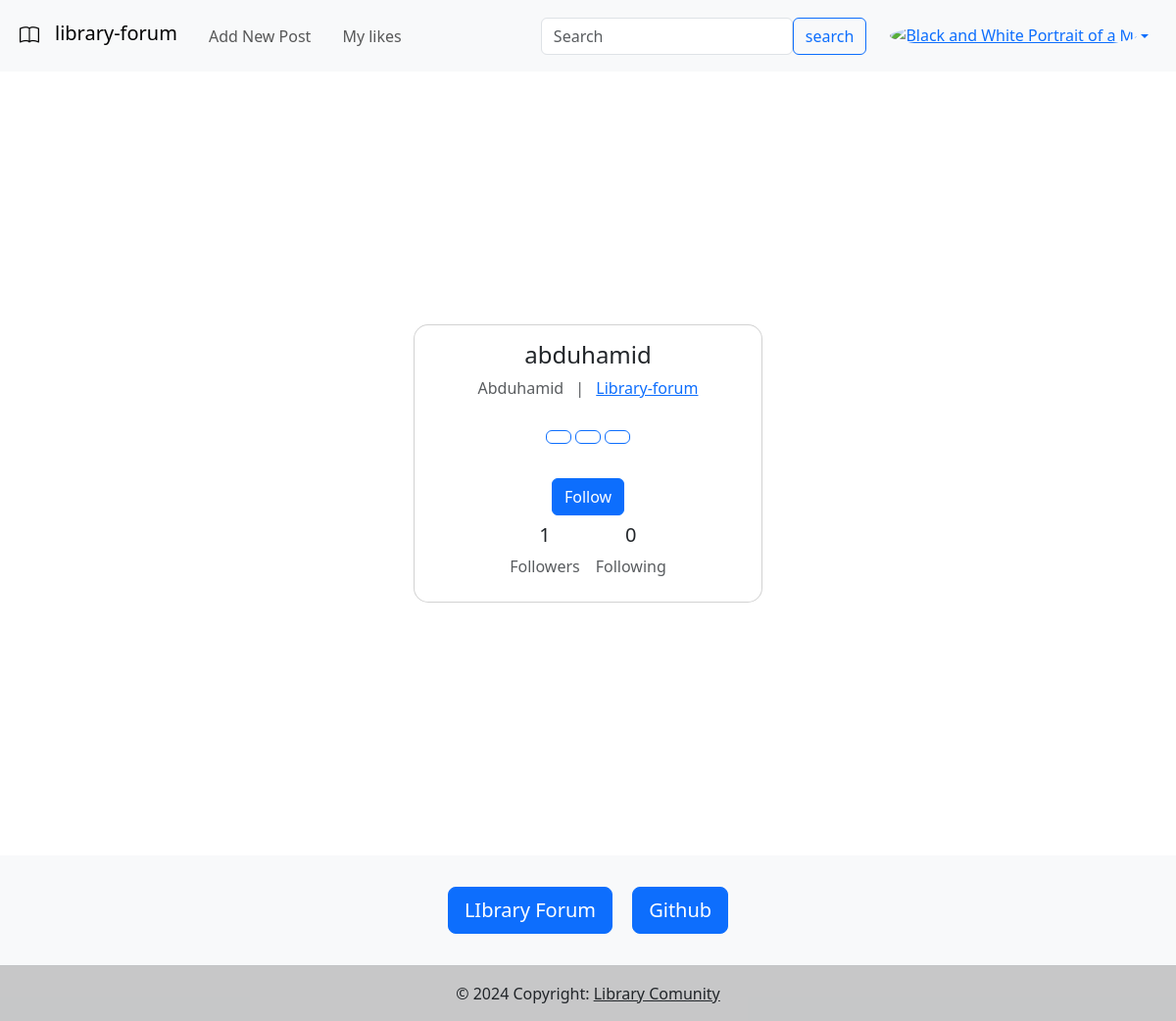
The app's page /user/public_profile/3 (signed in) with its own data.
### user/models.py (models this page shows, shortened)
class User(AbstractUser):
    email = models.EmailField(_("email address"), unique=True)
    USERNAME_FIELD = "username"
    REQUIRED_FIELDS = []
    objects = CustomUserManager()
    class Meta:
        db_table = 'user'
        verbose_name = "User"
        verbose_name_plural = "Users"

### user/views.py (the view)
# urls.py: path('public_profile/<int:pk>', public_profile, name='public_profile'),
def public_profile(request, pk):
    profile = user.objects.get(id=pk)
    is_following = Followers.objects.filter(user=request.user, kuzataman=profile).exists()
    context = {
        'profile': profile,
        'is_following': is_following
    }
    return render(request, 'public_profile.html', context)

### templates/public_profile.html (shortened to what this page needs)
{% extends "base.html" %}
{% block content %}
<section class="vh-100">
    <div class="container py-5 h-100">
        <div class="row d-flex justify-content-center align-items-center h-100">
            <div class="col-md-12 col-xl-4">
                <div class="card" style="border-radius: 15px;">
                    <div class="card-body text-center">
                        <h4 class="mb-2">{{ profile.username }}</h4>
                        <p class="text-muted mb-4">{{ profile.first_name }} <span class="mx-2">|</span> <a href="#!">Library-forum</a></p>
                        <div class="mb-4 pb-2">
                            <button type="button" data-mdb-button-init data-mdb-ripple-init class="btn btn-outline-primary btn-floating">
                            </button>
                            <button type="button" data-mdb-button-init data-mdb-ripple-init class="btn btn-outline-primary btn-floating">
                            </button>
                            <button type="button" data-mdb-button-init data-mdb-ripple-init class="btn btn-outline-primary btn-floating">
                            </button>
                        </div>
                        {% if profile != request.user %}
                            {% if is_following %}
                                <form action="{% url 'unfollow_user' user_id=profile.id %}" method="post">
                                    {% csrf_token %}
                                    <button type="submit" class="btn btn-danger">Unfollow</button>
                                </form>
                            {% else %}
                                <form action="{% url 'follow_user' user_id=profile.id %}" method="post">
                                    <button type="submit" class="btn btn-primary">Follow</button>
                                </form>
                            {% endif %}
                        {% endif %}
                        <div class="d-flex justify-content-center m-2 gap-3 text-center">
                            <div>
                                <p class="mb-2 h5">{{ profile.watchers.count }}</p>
                                <p class="text-muted mb-0">Followers</p>
                            </div>
                            <div>
                                <p class="mb-2 h5">{{ profile.followers.count }}</p>
                                <p class="text-muted mb-0">Following</p>
                            </div>
                        </div>
                    </div>
                </div>
            </div>
        </div>
    </div>
</section>
{% endblock content %}

### records on screen
User: username "abduhamid", first_name "Abduhamid", watchers.count "1", followers.count "0"
